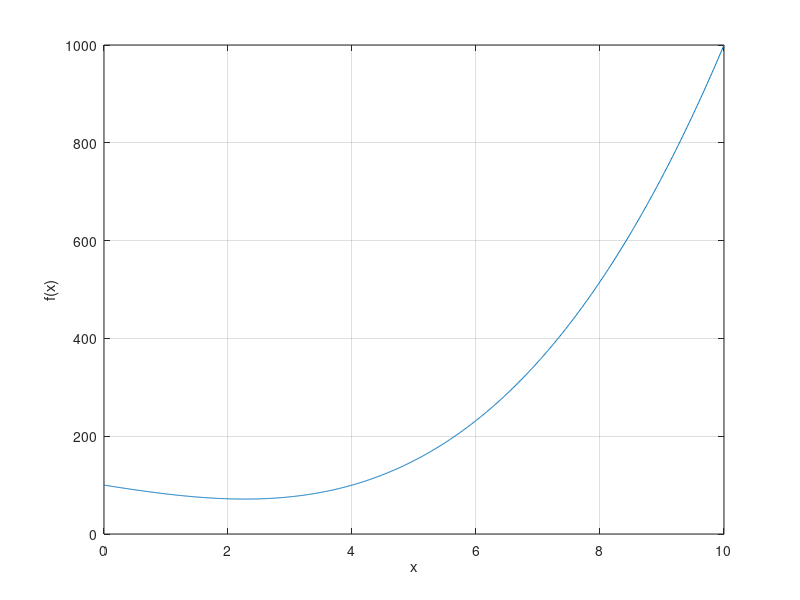

This figure's MATLAB source:
%% Uppgift 14
% Vi har $x + (10 - x) = 10$. Om vi använder det tillsammans med förklaringen av
% problemet kan vi skriva funktionen som
%
% $$ f(x) = x^3 + (10 - x)^2 $$
% 
% Först plottar vi funktionen för att se ungefär var minimumvärdet ligger
x = linspace(0, 10, 1000);
f = @(x) x.^3 + (10 - x).^2;
plot(x, f(x));
xlabel('x');
ylabel('f(x)');
grid on;
%%
% Då ser det ut som att minimumvärdet ligger mellan $2 < x < 3$.
%
% Nu kan vi skriva kod för att räkna ut minimumvärdet samt summan

[x_min, f_min] = fminbnd(f, 0, 10);
disp(['Minimum value occurs at x = ', num2str(x_min)]);
disp(['Minimum value of f(x) = ', num2str(f_min)]);
%%
% Alltså får vi svaret att
%
% $$ x_{crit} \approx 2,2701 $$
%
% vilket ger
%
% $$ f(2,2701) \approx 71,45. $$
